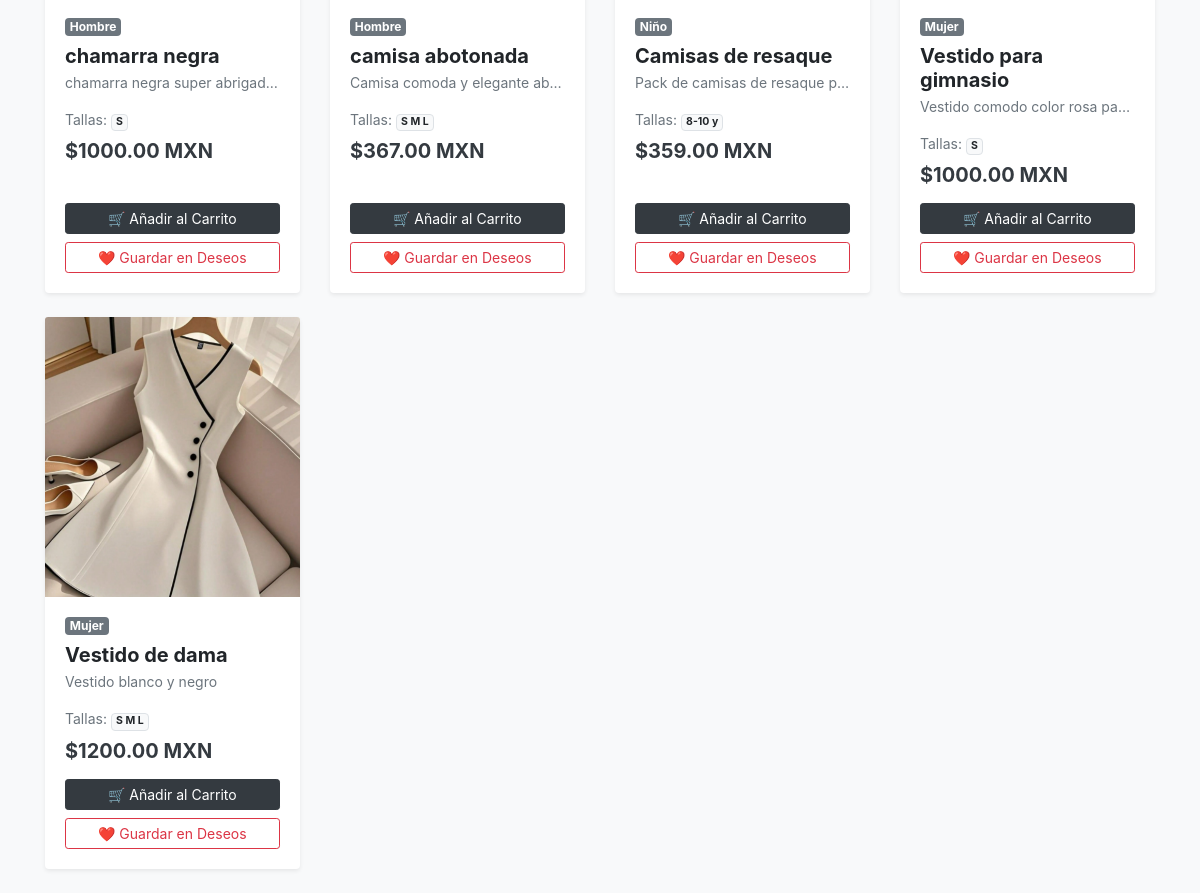
The app's page / (lower part), older data.
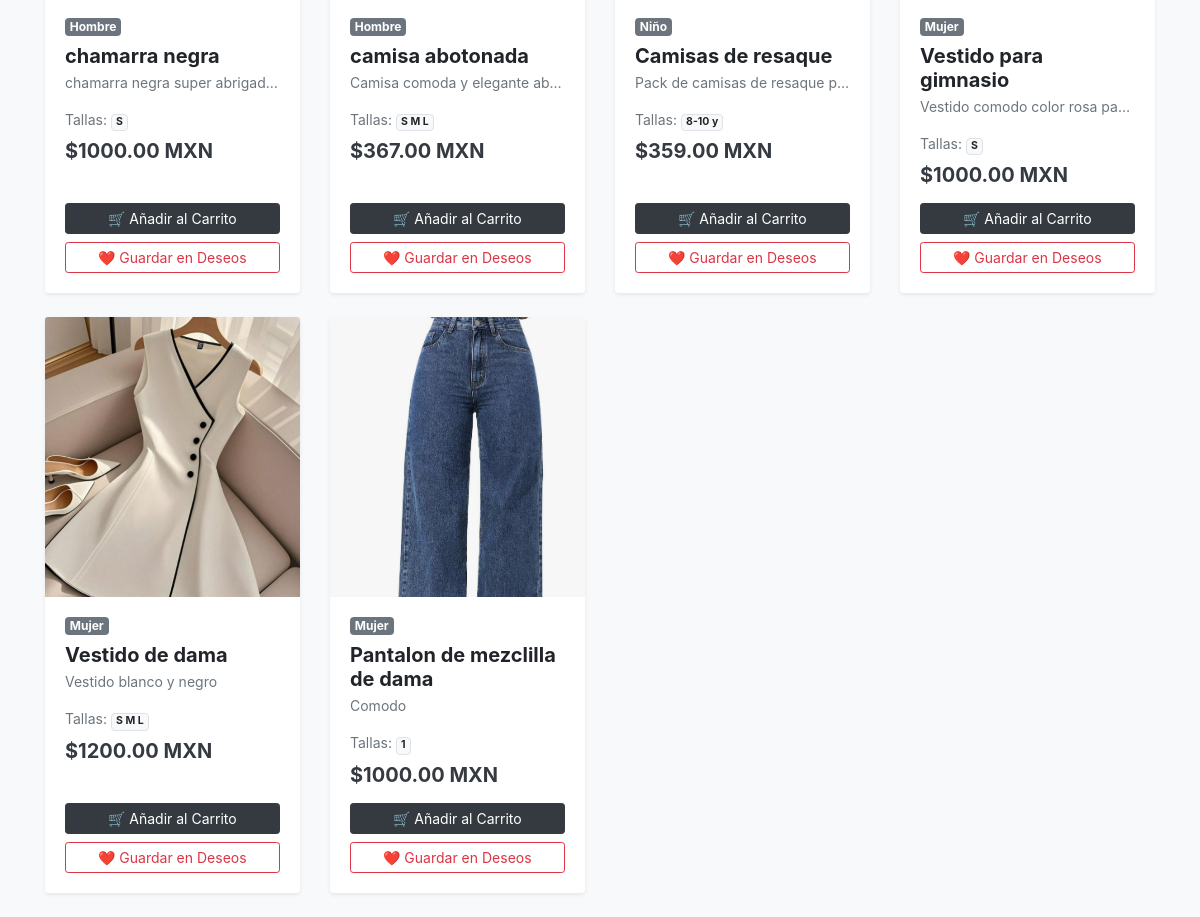
The same page, newer data.
### tienda/models.py (models this page shows, shortened)
class Producto(models.Model):
    CATEGORIAS = [
        ('Hombre', 'Hombre'),
        ('Mujer', 'Mujer'),
        ('Niña', 'Niña'),
        ('Niño', 'Niño'),
    ]
    nombre = models.CharField(max_length=100)
    descripcion = models.TextField()
    precio = models.DecimalField(max_digits=10, decimal_places=2)
    talla = models.CharField(max_length=10)
    stock = models.IntegerField()
    categoria = models.CharField(max_length=20, choices=CATEGORIAS)
    imagen = models.ImageField(upload_to='productos/', null=True, blank=True)

### tienda/views.py (the view)
# urls.py: path('', views.inicio, name='inicio'),
def inicio(request):
    productos = Producto.objects.all()
    buscar = request.GET.get('buscar')
    if buscar:
        productos = Producto.objects.filter(nombre__icontains=buscar)
    return render(request, 'tienda/inicio.html', {
        'productos': productos
    })

### tienda/templates/tienda/inicio.html (shortened to what this page needs)
<!DOCTYPE html>
<html lang="es">
<head>
    <link rel="stylesheet" href="https://cdn.jsdelivr.net/npm/bootstrap@4.6.2/dist/css/bootstrap.min.css">
</head>
<body class="bg-light">
    <div class="container mt-4">
        <div class="row">
            {% for producto in productos %}
                <div class="col-md-3 mb-4">
                    <div class="card h-100 product-card border-0 shadow-sm">
                        {% if producto.imagen %}
                            <img src="{{ producto.imagen.url }}" class="card-img-top" alt="{{ producto.nombre }}" style="height: 280px; object-fit: cover;">
                        {% else %}
                            <div class="bg-secondary text-white d-flex align-items-center justify-content-center" style="height: 280px;">
                                <span>Sin imagen</span>
                            </div>
                        {% endif %}
                        <div class="card-body d-flex flex-column">
                            <span class="badge badge-secondary mb-2 align-self-start">{{ producto.categoria }}</span>
                            <h5 class="card-title font-weight-bold mb-1">{{ producto.nombre }}</h5>
                            <p class="card-text text-muted small text-truncate">{{ producto.descripcion }}</p>
                            <p class="text-muted small mb-2">Tallas: <span class="badge badge-light border">{{ producto.talla }}</span></p>
                            <h5 class="text-dark font-weight-bold mb-3">${{ producto.price|default:producto.precio }} MXN</h5>
                            <div class="mt-auto">
                                <a href="{% url 'agregar_al_carrito' producto.id %}" class="btn btn-dark btn-block btn-sm mb-1">🛒 Añadir al Carrito</a>
                                <a href="{% url 'agregar_a_deseos' producto.id %}" class="btn btn-outline-danger btn-block btn-sm">❤️ Guardar en Deseos</a>
                            </div>
                        </div>
                    </div>
                </div>
            {% empty %}
                <div class="col-12 text-center py-5">
                    <p class="text-muted h5">No encontramos prendas que coincidan con tu búsqueda.</p>
                </div>
            {% endfor %}
        </div>
    </div>
</body>
</html>

Row changes from the older to the newer data that the page shows:
added Producto: imagen (picture), categoria "Mujer", nombre "Pantalon de mezclilla de dama", descripcion "Comodo", talla "1", price "1000.00"
